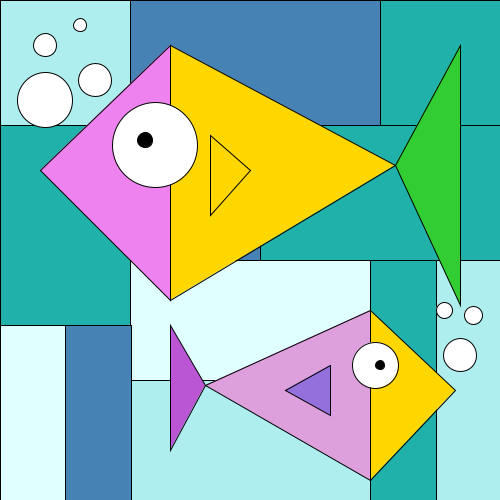
Frame 1 (no input)
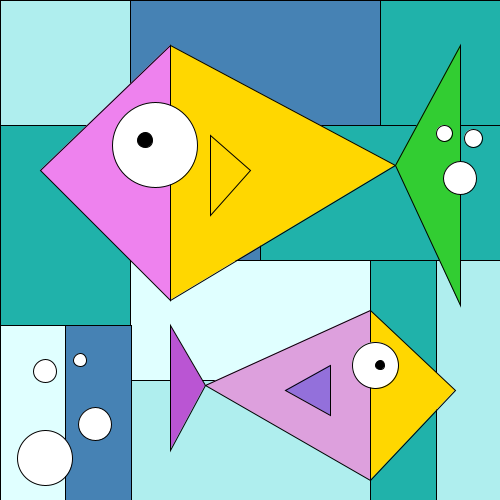
Frame 60 (the mouse pressed at the canvas centre just before this capture)
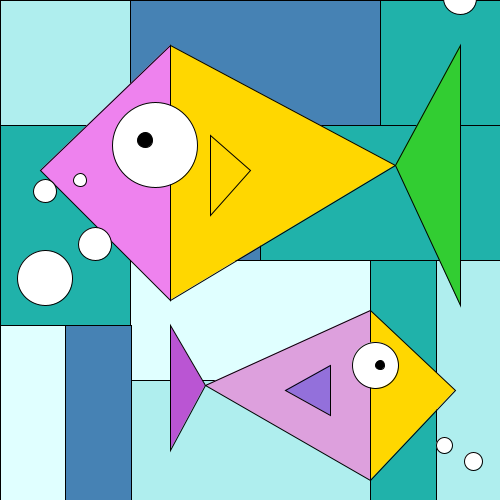
Frame 120 (the mouse held since frame 60 and released just before this capture)

The Processing sketch that drew these frames (run headless with seeded random() and noise(); from frame 60 on, the mouse is pressed at the canvas centre):

// Processing sketch: pez
// ── pez.pde
int vy;
int y1,y2,y3,y4,yy1,yy2,yy3,yy4; //355, 315, 310
int y;
void setup(){
size(500,500);
background(#4458C1);
vy=1; 
y1= 100; y2= 80; y3= 45; y4= 25;

yy1= 355; yy2= 315; yy3= 310;
} 
void draw(){
fondo();
peces();
/////////////burbuja1
y1=y1-=vy;
if(y1<-30){
vy=-1;
y1=500;
}

if (y1>50){
vy=3;
}

////////////burbuja2
y2=y2-=vy;
if(y2<-30){
vy=-1;
y2=490;
}

if (y2>50){
vy=3;
}
/////////////brubuja 3
y3=y3-=vy;
if(y3<-30){
vy=-1;
y3=470;
}

if (y3>50){
vy=3;
}
/////////////brubuja 4
y4=y4-=vy;
if(y4<-30){
vy=-1;
y4=480;
}

if (y4>50){
vy=3;
}

///////////////////////
yy1=yy1-=vy;
if(yy1<-30){
vy=-1;
yy1=480;
}

if (yy1>50){
vy=3;
}
//////////////
yy2=yy2-=vy;
if(yy2<-30){
vy=-1;
yy2=470;
}

if (yy2>50){
vy=3;
}
////////////////
yy3=yy3-=vy;
if(yy3<-30){
vy=-1;
yy3=460;
}

if (yy3>50){
vy=3;
}
}

// ── Colors.pde
//////////////////////////////////////////////////////////
//                     colores                         //
//https://htmlcolorcodes.com/es/nombres-de-los-colores//
///////////////////////////////////////////////////////

//////fondo
color lightSeaGreen = color (32, 178, 170); 
color steelBlue = color (70, 130, 180);  
color paleTourquese = color (175, 238, 238); 
color lightSteelBlue = color (176, 196, 222); 
color lightCyan = color (224, 255, 255);

//////peces
color gold = color(255, 215, 0); 
color limeGreen = color (50, 205, 50); 
color mediumOrchid = color(186, 85, 211); 
color mediumPurple = color(147, 112, 219); 
color violet = color (238, 130, 238); 
color plum = color (221, 160, 221);  

//burbujas y ojos
color black = color (0, 0, 0);
color white = color (255,255,255);

// ── fondo.pde
void fondo(){
//fondo
fill(paleTourquese);
rect(0,0,130,125);

fill(steelBlue);
rect(130,0,250,125);

fill(lightSeaGreen);
rect(380,0,120,125);

fill(lightSeaGreen);
rect(0,125,130,200);
 
fill(steelBlue);
rect(130,125,130,135);
 
fill(lightSeaGreen);
rect(260,125,240,135);

fill(lightCyan);
rect(130,260,240,120);
 
fill(paleTourquese);
rect(130,380,240,235);
 
fill(lightCyan);
rect(0,325,66,175);
 
fill(steelBlue);
rect(65,325,66,175);
 
fill(lightSeaGreen);
rect(370,260,66,240);
 
fill(paleTourquese);
rect(436,260,66,240);

}

// ── peces.pde
void peces(){

  

///////    peces

fill(violet);
        
triangle(40,170,170,45,170,300);

fill(gold);
 
triangle(170,45,170,300,395,165);

fill(limeGreen);
        
triangle(395,165,460,45,460,305);


fill(gold);
 
triangle(210,135,210,215,250,170);

//////  pez pequeño
fill(mediumOrchid);
    
triangle(170,325,170,450,205,385);

fill(plum);
     
triangle(205,385,370,310,370,480);

fill(gold);
  
triangle(370,310,370,480,455,390);


fill(mediumPurple);
 
triangle(285,390,330,365,330,415);

//////////////
fill(white);
ellipse(45,y1,55,55);
fill(white);
ellipse(95,y2,33,33);
fill(white);
ellipse(45,y3,23,23);
fill(white);
ellipse(80,y4,13,13);



fill(white);
ellipse(460,yy1,33,33);

fill(white);
ellipse(473,yy2,18,18);

fill(white);
ellipse(444,yy3,16,16);




// circulos
fill(white);
ellipse(155,145,85,85);
fill(black);
ellipse(145,140,15,15);

fill(white);
ellipse(375,365,46,46);
fill(black);
ellipse(380,365,9,9);

}
